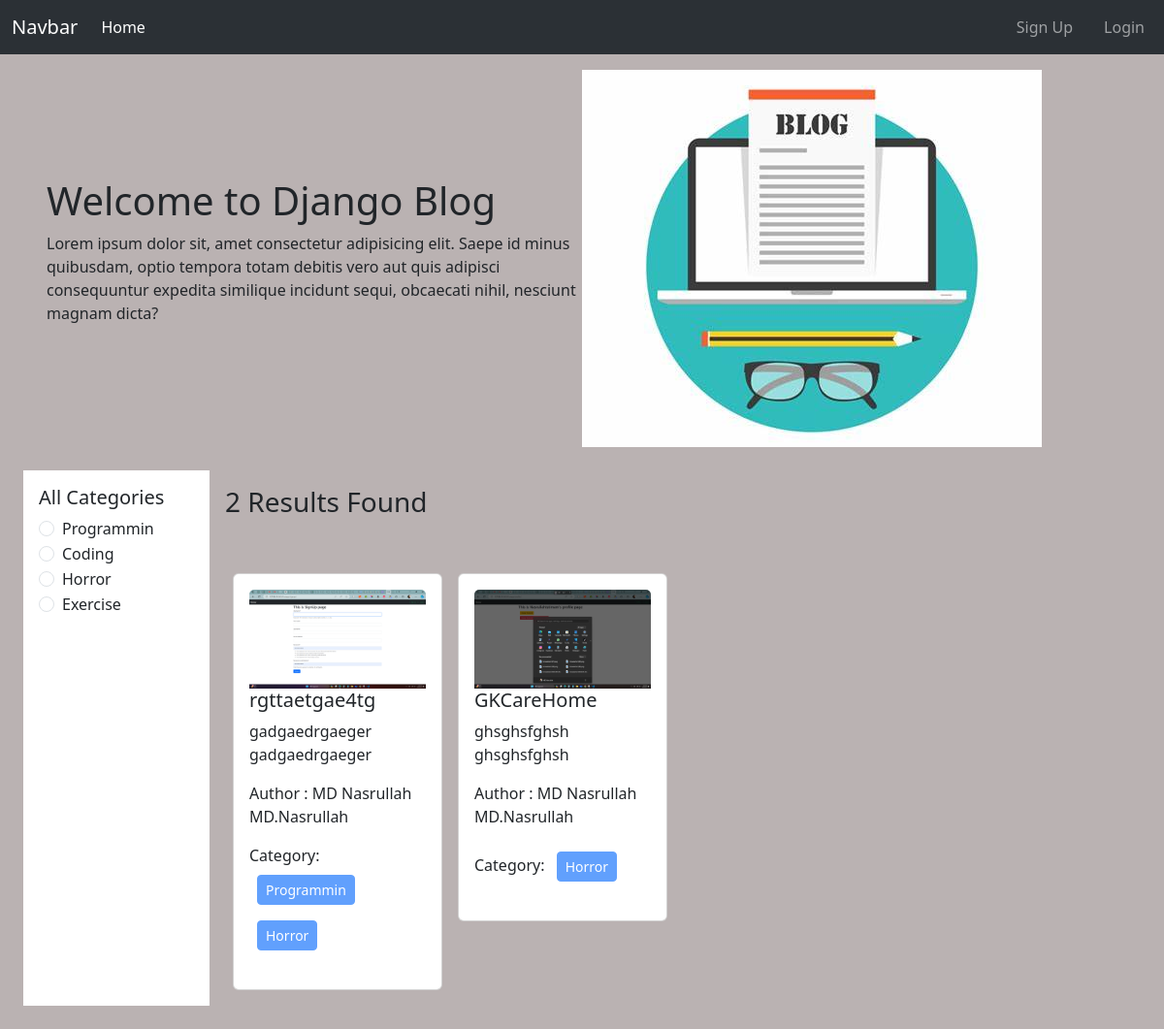
The page / on the database its author committed.
### categories/models.py (models this page shows, shortened)
class Category(models.Model):
    name = models.CharField(max_length=100, unique=True)
    slug = models.SlugField(max_length=100,unique=True, blank=True, null=True)

### posts/models.py (models this page shows)
class Post(models.Model):
    title = models.CharField(max_length=100)
    content = models.TextField()
    category = models.ManyToManyField(Category)
    author = models.ForeignKey(User, on_delete=models.CASCADE)
    image = models.ImageField(upload_to='uploads/', blank=True, null=True)
    def __str__(self):
        return self.title

### project_8/views.py (the view)
# urls.py: 2. Add a URL to urlpatterns:  path('', views.home, name='home')
def home(request, category_slug = None):
    data = Post.objects.all()
    if category_slug is not None:
        category = Category.objects.get(slug=category_slug)
        data = Post.objects.filter(category = category)
    categories = Category.objects.all()
    print(data)
    return render(request, 'home.html', {'data': data, 'categories': categories})

### templates/home.html
{% extends "base.html" %}
{% load static %}
{% load crispy_forms_tags %} {% block content %}
<div class="d-flex flex-wrap px-5 pt-3 align-items-center">
  <div class="col-6">
    <h1>Welcome to Django Blog</h1>
    <p>Lorem ipsum dolor sit, amet consectetur adipisicing elit. Saepe id minus quibusdam, optio tempora totam debitis vero aut quis adipisci consequuntur expedita similique incidunt sequi, obcaecati nihil, nesciunt magnam dicta?</p>
  </div>
  <div class="col-6">
    <img src="{% static 'blog.jpg' %}" alt="">
  </div>
</div>
<div class="d-flex flex-wrap p-4">
  <div class="col-2 bg-white p-3">
    <h5>All Categories</h5>
    {% for cat in categories %}
    <div class="form-check">
      <input class="form-check-input" type="radio" name="categories" id="{{cat.id}}">
      <label class="form-check-label" for="{{cat.id}}">
        <a class="text-decoration-none text-dark" href="{% url 'category_wise_post' cat.slug %} ">{{cat.name}}</a>
      </label>
    </div>
    {% endfor %}
  </div>
  <div class="col-10 p-3">
    <h3>{{data | length }} Results Found</h3>
    <div class="d-flex flex-wrap pt-5">
    {% for data in data %}
    <div class="col-sm-3">
      <div class="card mx-2">
        <div class="card-body">
          <img src="{{data.image.url}}" class="card-img-top" alt="...">
          <h5 class="card-title"><a href="{% url 'details' data.pk %}" class="text-decoration-none text-dark">{{data.title}}</a></h5>
          <p class="card-text">
            {{data.content}} {{data.content | truncatewords:10}}
          </p>
          <p>Author : {{data.author.first_name}} {{data.author.last_name}}</p>
          <p>
            Category: {% for cat in data.category.all %}
            <button class="btn btn-primary btn-sm m-2" disabled> {{cat.name}} </button>
            {% endfor %}
          </p>
        </div>
      </div>
    </div>
    {% endfor %}
    </div>
  </div>
</div>
{% endblock %}

### templates/base.html (shortened to what this page needs)
<!doctype html>
<html lang="en">
<head>
    <link href="https://cdn.jsdelivr.net/npm/bootstrap@5.3.3/dist/css/bootstrap.min.css" rel="stylesheet">
</head>
<body style="background-color: #bab2b2;">
    <nav class="navbar navbar-expand-lg bg-body-tertiary" data-bs-theme="dark">
        <div class="container-fluid">
            <a class="navbar-brand" href="{% url 'homepage' %}">Navbar</a>
            <div class="collapse navbar-collapse" id="navbarNavAltMarkup">
                <div class="navbar-nav">
                    <a class="nav-link active" aria-current="page" href="{% url 'homepage' %}">Home</a>
                </div>
                <div class="navbar-nav ms-auto">
                    {% if request.user.is_authenticated %}
                    <a class="btn btn-primary nav-link mx-3" href="{% url 'profile' %}">Profile</a>
                    <a class="btn btn-danger nav-link mx-3" href="{% url 'logout' %}">Logout</a>
                    {% else %}
                    <a class="btn btn-primary nav-link mx-3" href="{% url 'register' %}">Sign Up</a>
                    <a class="btn btn-warning nav-link" href="{% url 'login' %}">Login</a>
                    {% endif %}
                </div>
            </div>
        </div>
    </nav>
        {% block content %} {% endblock %}
</body>
</html>

### rows shown on the page
Category: name "Programmin"
Category: name "Coding"
Category: name "Horror"
Category: name "Exercise"
Post: image (picture), title "rgttaetgae4tg", content "gadgaedrgaeger", author.first_name "MD Nasrullah", author.last_name "MD.Nasrullah"
Post: image (picture), title "GKCareHome", content "ghsghsfghsh", author.first_name "MD Nasrullah", author.last_name "MD.Nasrullah"

### other values the page prints
{{ data | length }} "2"
